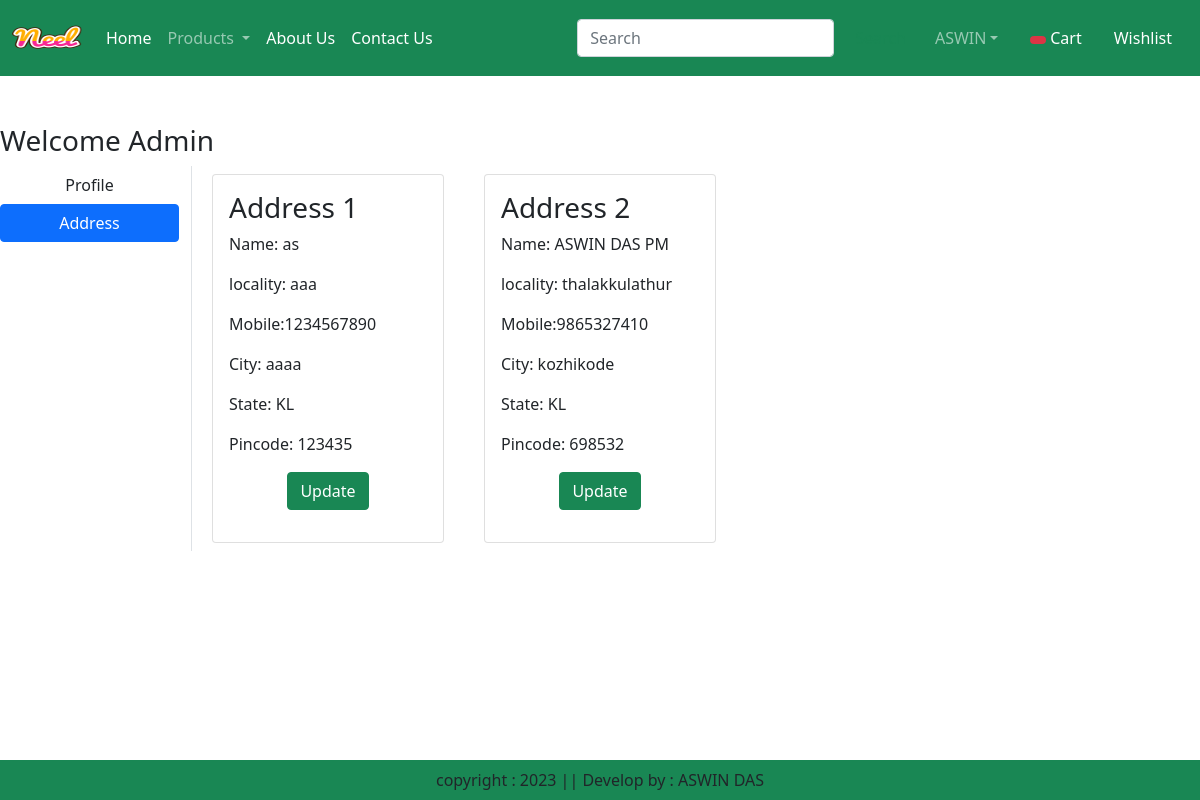
Page /address/ (signed in) on the earlier database version.
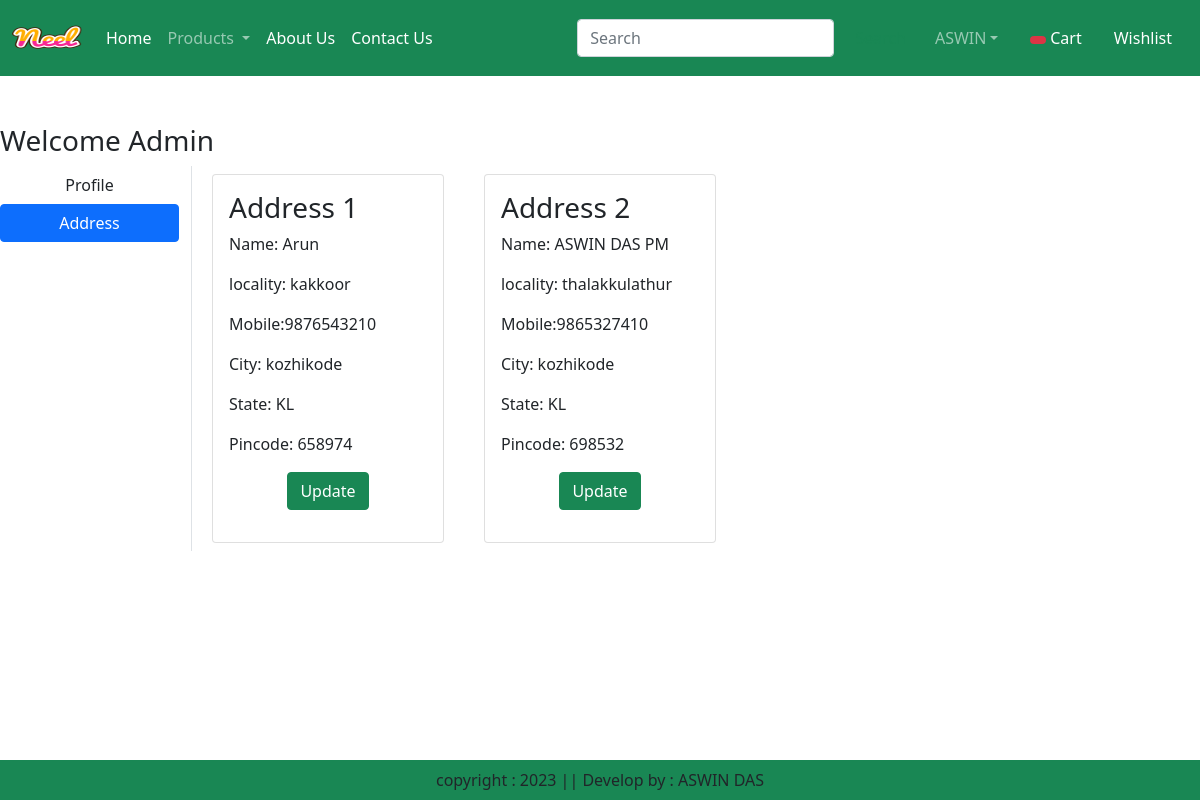
Same page on the later database version.
### app/models.py (models this page shows, shortened)
class Customer(models.Model):
    user = models.ForeignKey(User,on_delete=models.CASCADE)
    name = models.CharField(max_length=200)
    locality = models.CharField(max_length=200)
    city = models.CharField(max_length=50)
    mobile = models.IntegerField(default=0)
    zipcode = models.IntegerField()
    state = models.CharField(choices=STATE_CHOICES,max_length=100)

### app/views.py (the view)
# urls.py: path("address/",views.address,name="address"),
def address(request):
        add = Customer.objects.filter(user=request.user)
        totalitem = 0
        if request.user.is_authenticated:
            totalitem = len(Cart.objects.filter(user=request.user))
        return render(request,'app/address.html',locals())

### app/templates/app/address.html (shortened to what this page needs)
{% extends 'app/base.html' %}
{% load static %}
{% block main-content %}
<div class="conatiner my-5" >
    <div class="row">
        <h3>Welcome <span class="text-capitalize">{{request.user}}</span></h3>
        <div class="col-sm-2 border-end">
            <ul class="list-unstyled">
                <li class="d-grid"><a href="{% url 'profile' %}" class="btn ">Profile</a></li>
                <li class="d-grid"><a href="{% url 'address' %}" class="btn btn-primary">Address</a></li>
            </ul>
        </div>
        <div class="col-sm-8">
            <div class="row">
                {% for ad in add %}
                    <div class="col-sm-4">
                        <div class="card m-2">
                            <div class="card-body">
                              <h3>Address {{forloop.counter}}</h3>
                              <p>Name: {{ad.name}}</P>
                              <p>locality: {{ad.locality}}</P>
                              <p>Mobile:{{ad.mobile}}</P>
                              <p>City: {{ad.city}}</P>
                              <p>State: {{ad.state}}</P>
                              <p>Pincode: {{ad.zipcode}}</P>
                              <p class="text-center"><a href="{% url 'updateaddress' pk=ad.id %}"type="button" class="btn btn-success">Update</a></P>
                            </div>
                        </div>
                    </div>
                {% endfor %}
            </div>
        </div>
{% endblock main-content %}

Differences in the rows shown:
changed Customer: name "as" → "Arun"; locality "aaa" → "kakkoor"; mobile "1234567890" → "9876543210"; city "aaaa" → "kozhikode"; zipcode "123435" → "658974"
